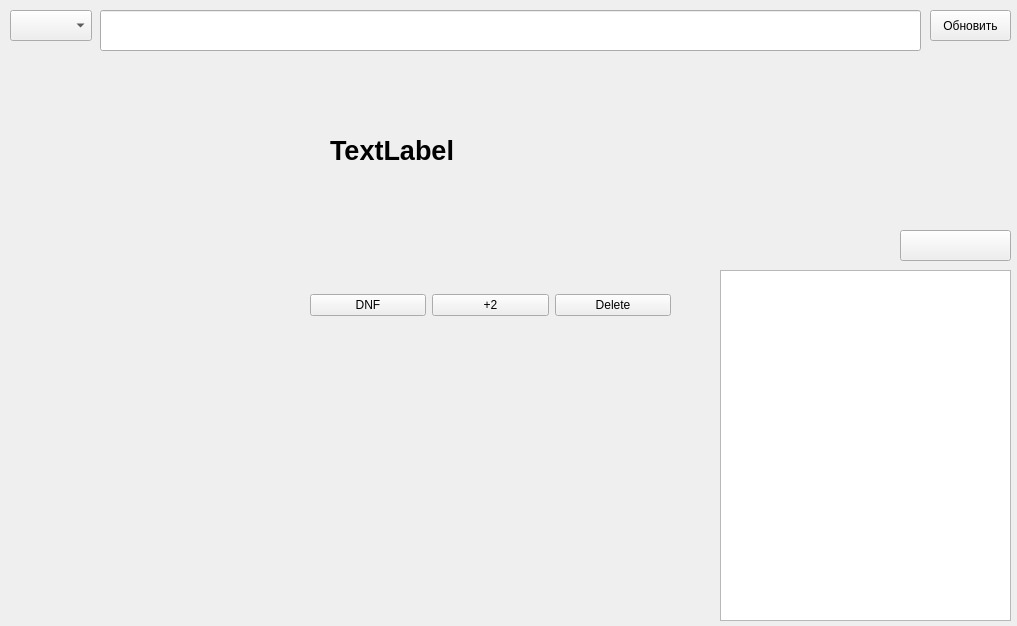
<?xml version="1.0" encoding="UTF-8"?>
<ui version="4.0">
 <class>Form</class>
 <widget class="QWidget" name="Form">
  <property name="geometry">
   <rect>
    <x>0</x>
    <y>0</y>
    <width>1017</width>
    <height>626</height>
   </rect>
  </property>
  <property name="windowTitle">
   <string>Form</string>
  </property>
  <widget class="QComboBox" name="choice_of_discipline">
   <property name="geometry">
    <rect>
     <x>10</x>
     <y>10</y>
     <width>82</width>
     <height>31</height>
    </rect>
   </property>
  </widget>
  <widget class="QLineEdit" name="scramble_output">
   <property name="geometry">
    <rect>
     <x>100</x>
     <y>10</y>
     <width>821</width>
     <height>41</height>
    </rect>
   </property>
  </widget>
  <widget class="QPushButton" name="regeneration">
   <property name="geometry">
    <rect>
     <x>930</x>
     <y>10</y>
     <width>81</width>
     <height>31</height>
    </rect>
   </property>
   <property name="text">
    <string>Обновить</string>
   </property>
  </widget>
  <widget class="QLabel" name="timer_output">
   <property name="geometry">
    <rect>
     <x>330</x>
     <y>70</y>
     <width>321</width>
     <height>161</height>
    </rect>
   </property>
   <property name="font">
    <font>
     <pointsize>20</pointsize>
     <bold>true</bold>
    </font>
   </property>
   <property name="text">
    <string>TextLabel</string>
   </property>
  </widget>
  <widget class="QWidget" name="horizontalLayoutWidget">
   <property name="geometry">
    <rect>
     <x>310</x>
     <y>270</y>
     <width>361</width>
     <height>71</height>
    </rect>
   </property>
   <layout class="QHBoxLayout" name="horizontalLayout">
    <item>
     <widget class="QPushButton" name="dnf_button">
      <property name="text">
       <string>DNF</string>
      </property>
     </widget>
    </item>
    <item>
     <widget class="QPushButton" name="p2_button">
      <property name="text">
       <string>+2</string>
      </property>
     </widget>
    </item>
    <item>
     <widget class="QPushButton" name="delete_button">
      <property name="text">
       <string>Delete</string>
      </property>
     </widget>
    </item>
   </layout>
  </widget>
  <widget class="QPushButton" name="theme_button">
   <property name="geometry">
    <rect>
     <x>900</x>
     <y>230</y>
     <width>111</width>
     <height>31</height>
    </rect>
   </property>
   <property name="text">
    <string/>
   </property>
  </widget>
  <widget class="QTableView" name="tableView_times">
   <property name="geometry">
    <rect>
     <x>720</x>
     <y>270</y>
     <width>291</width>
     <height>351</height>
    </rect>
   </property>
  </widget>
  <widget class="QLabel" name="statistics_label">
   <property name="geometry">
    <rect>
     <x>10</x>
     <y>400</y>
     <width>261</width>
     <height>201</height>
    </rect>
   </property>
   <property name="text">
    <string/>
   </property>
  </widget>
 </widget>
 <resources/>
 <connections/>
</ui>
